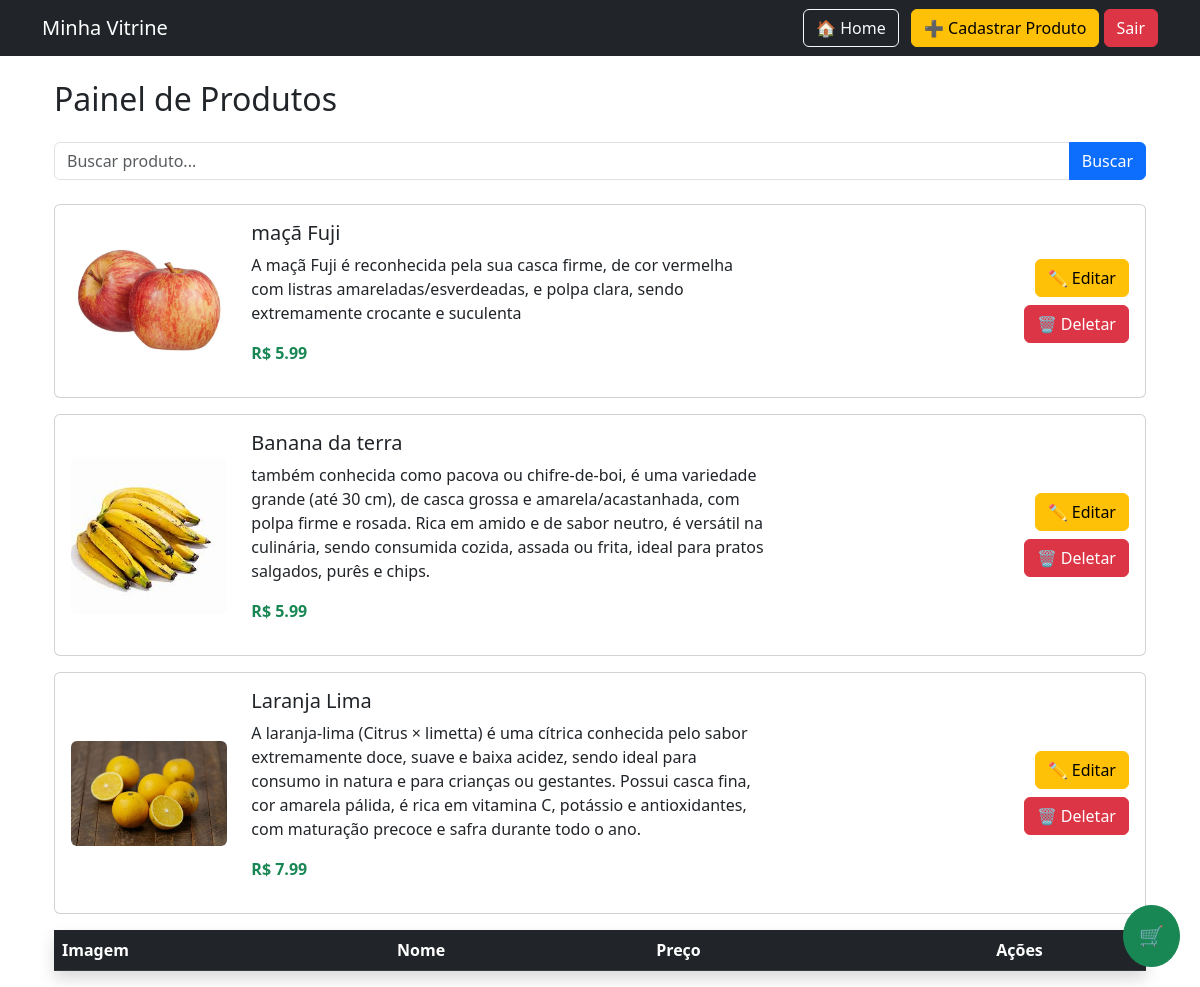
The app's page /admin/produtos (signed in) with its own data.
### app.py (models this page shows)
class Produto(db.Model):
    id = db.Column(db.Integer, primary_key=True)
    nome = db.Column(db.String(100))
    descricao = db.Column(db.Text)
    preco = db.Column(db.Float)
    imagem = db.Column(db.String(100))

### app.py (the view)
@app.route("/admin/produtos")
@login_obrigatorio
@admin_obrigatorio
def admin_produtos():
    busca = request.args.get("busca")
    if busca:
        produtos = Produto.query.filter(Produto.nome.contains(busca)).all()
    else:
        produtos = Produto.query.all()
    return render_template("admin_produtos.html", produtos=produtos)

### app.py (called while the page is built)
def login_obrigatorio(f):
    @wraps(f)
    def decorated_function(*args, **kwargs):
        if "logado" not in session:
            return redirect("/login")
        return f(*args, **kwargs)
    return decorated_function

def admin_obrigatorio(f):
    @wraps(f)
    def decorated_function(*args, **kwargs):
        if not session.get("admin"):
            return "Acesso negado"
        return f(*args, **kwargs)
    return decorated_function

### templates/admin_produtos.html
{% extends "layout.html" %}
{% block content %}
<div class="container mt-4">
    <h2 class="mb-4">Painel de Produtos</h2>
    <form method="GET" class="mb-4">
    <div class="input-group">
        <input type="text" name="busca" class="form-control" placeholder="Buscar produto...">
        <button class="btn btn-primary">Buscar</button>
    </div>
</form>
    <table class="table table-striped table-hover align-middle shadow">
        <thead class="table-dark">
            <tr>
                <th>Imagem</th>
                <th>Nome</th>
                <th>Preço</th>
                <th class="text-center">Ações</th>
            </tr>
        </thead>
        <tbody>
           {% for p in produtos %}
<div class="card mb-3 p-3">
    <div class="row align-items-center">
        <div class="col-md-2">
            {% if p.imagem %}
                <img src="{{ url_for('static', filename='imagens/' + p.imagem) }}"
                     class="img-fluid rounded">
            {% else %}
                <img src="{{ url_for('static', filename='imagens/placeholder.png') }}"
                     class="img-fluid rounded">
            {% endif %}
        </div>
        <div class="col-md-6">
            <h5>{{ p.nome }}</h5>
            <p>{{ p.descricao }}</p>
            <p class="fw-bold text-success">
            R$ {{ "%.2f"|format(p.preco) }}
        </p>
        </div>
        <div class="col-md-4 text-end">
            <a href="/editar/{{ p.id }}" class="btn btn-warning mb-2">✏️ Editar</a><br>
            <a href="/deletar/{{ p.id }}" class="btn btn-danger"
               onclick="return confirm('Tem certeza?')">🗑️ Deletar</a>
        </div>
    </div>
</div>
{% endfor %}
        </tbody>
    </table>
</div>
{% endblock %}

### records on screen
Produto: imagem (picture), nome "maçã Fuji", descricao "A maçã Fuji é reconhecida pela sua casca firme, de cor vermelha com listras amareladas/esverdeadas, e polpa clara, sendo extremamente crocante e suculenta", preco "5.99"
Produto: imagem (picture), nome "Banana da terra", descricao "também conhecida como pacova ou chifre-de-boi, é uma variedade grande (até 30 cm), de casca grossa e amarela/acastanhada, com polpa firme e rosada. Rica em amido e de sabor neutro, é versátil na culinária, sendo consumida cozida, assada ou frita, ideal para pratos salgados, purês e chips.", preco "5.99"
Produto: imagem (picture), nome "Laranja Lima", descricao "A laranja-lima (Citrus × limetta) é uma cítrica conhecida pelo sabor extremamente doce, suave e baixa acidez, sendo ideal para consumo in natura e para crianças ou gestantes. Possui casca fina, cor amarela pálida, é rica em vitamina C, potássio e antioxidantes, com maturação precoce e safra durante todo o ano.", preco "7.99"
